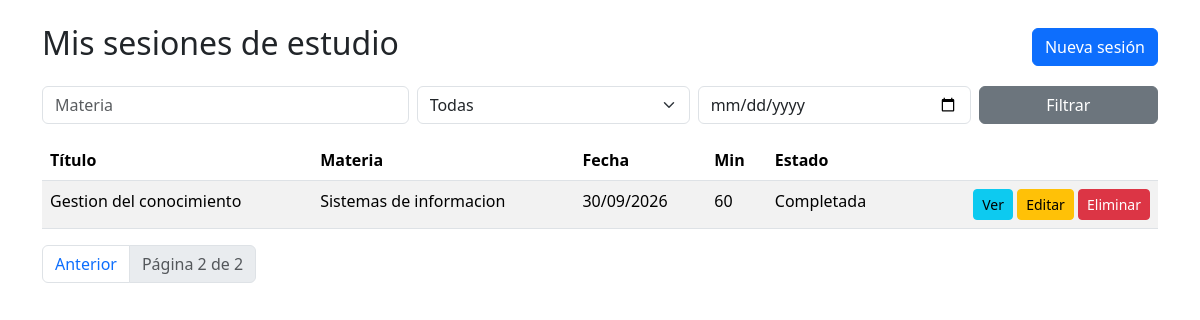
Page /?page=2 (signed in) on the committed database.
### modulo/models.py (models this page shows, shortened)
class SesionEstudio(models.Model):
    usuario = models.ForeignKey(User, on_delete=models.CASCADE, related_name='sesiones')
    titulo = models.CharField(max_length=100)
    materia = models.CharField(max_length=60)
    fecha = models.DateField()
    duracion_minutos = models.PositiveIntegerField(
        validators=[MinValueValidator(5), MaxValueValidator(600)]
    )
    completada = models.BooleanField(default=False)
    notas = models.TextField(blank=True)
    class Meta:
        ordering = ['-fecha', '-id']

### modulo/views.py (the view)
# urls.py: path('', views.sesion_lista, name='sesion_lista'),
@login_required
def sesion_lista(request):
    sesiones = SesionEstudio.objects.filter(usuario=request.user)
    materia = request.GET.get('materia', '').strip()
    estado = request.GET.get('estado', '')
    desde = request.GET.get('desde', '')
    if materia:
        sesiones = sesiones.filter(materia__icontains=materia)
    if estado == '1':
        sesiones = sesiones.filter(completada=True)
    elif estado == '0':
        sesiones = sesiones.filter(completada=False)
    if desde:
        sesiones = sesiones.filter(fecha__gte=desde)
    page_obj = Paginator(sesiones, 5).get_page(request.GET.get('page'))
    params = request.GET.copy()
    params.pop('page', None)
    return render(request, 'sesion_lista.html', {
        'page_obj': page_obj,
        'querystring': params.urlencode(),
        'materia': materia,
        'estado': estado,
        'desde': desde,
    })

### modulo/templates/sesion_lista.html (shortened to what this page needs)
{% extends 'base.html' %}
{% block content %}
<div class="d-flex justify-content-between align-items-center mb-3">
    <h2>Mis sesiones de estudio</h2>
    <a href="{% url 'sesion_crear' %}" class="btn btn-primary">Nueva sesión</a>
</div>
<form method="get" class="row g-2 mb-3">
    <div class="col-md-4">
        <input type="text" name="materia" value="{{ materia }}" class="form-control" placeholder="Materia">
    </div>
    <div class="col-md-3">
        <select name="estado" class="form-select">
            <option value="">Todas</option>
        </select>
    </div>
    <div class="col-md-3">
        <input type="date" name="desde" value="{{ desde }}" class="form-control">
    </div>
    <div class="col-md-2">
        <button class="btn btn-secondary w-100">Filtrar</button>
    </div>
</form>
<table class="table table-striped">
    <thead>
        <tr><th>Título</th><th>Materia</th><th>Fecha</th><th>Min</th><th>Estado</th><th></th></tr>
    </thead>
    <tbody>
    {% for s in page_obj %}
        <tr>
            <td>{{ s.titulo }}</td>
            <td>{{ s.materia }}</td>
            <td>{{ s.fecha|date:"d/m/Y" }}</td>
            <td>{{ s.duracion_minutos }}</td>
            <td>{% if s.completada %}Completada{% else %}Pendiente{% endif %}</td>
            <td class="text-end">
                <a href="{% url 'sesion_detalle' s.pk %}" class="btn btn-sm btn-info">Ver</a>
                <a href="{% url 'sesion_editar' s.pk %}" class="btn btn-sm btn-warning">Editar</a>
                <a href="{% url 'sesion_eliminar' s.pk %}" class="btn btn-sm btn-danger">Eliminar</a>
            </td>
        </tr>
    {% empty %}
        <tr><td colspan="6" class="text-center">No hay registros.</td></tr>
    {% endfor %}
    </tbody>
</table>
<nav>
    <ul class="pagination">
        {% if page_obj.has_previous %}
            <li class="page-item"><a class="page-link" href="?{% if querystring %}{{ querystring }}&{% endif %}page={{ page_obj.previous_page_number }}">Anterior</a></li>
        {% endif %}
        <li class="page-item disabled"><span class="page-link">Página {{ page_obj.number }} de {{ page_obj.paginator.num_pages }}</span></li>
    </ul>
</nav>
{% endblock %}

### rows in the picture
SesionEstudio: titulo "Gestion del conocimiento", materia "Sistemas de informacion", fecha "30/09/2026", duracion_minutos "60", completada "Completada"

### other values in the picture
{{ page_obj.number }} "2"
{{ page_obj.paginator.num_pages }} "2"
